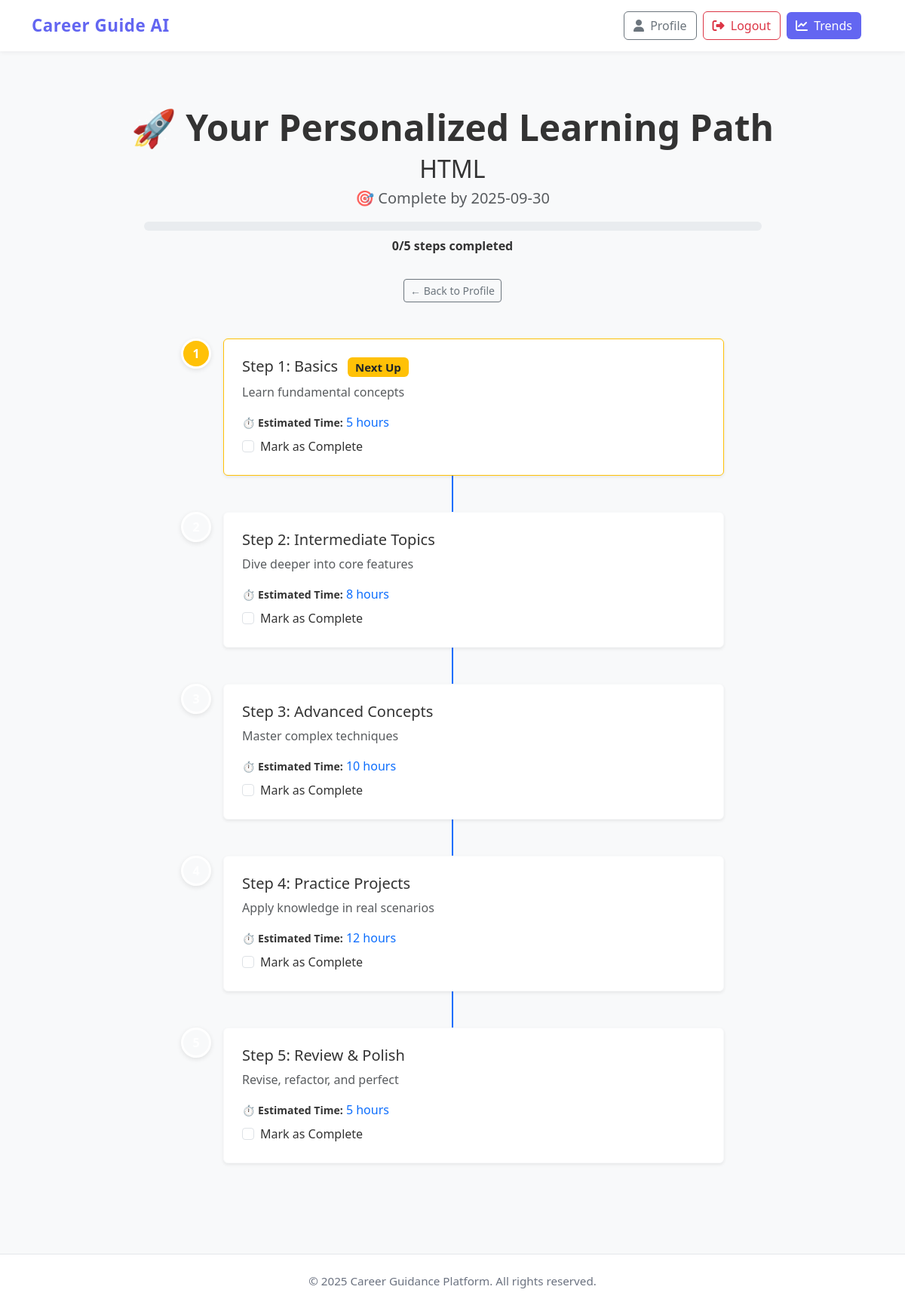
Screenshot of /learning_roadmap/7 (signed in) with the database file from the repository.
### tables this page shows
CREATE TABLE user_goals (
        id INTEGER PRIMARY KEY AUTOINCREMENT,
        user_id INTEGER NOT NULL,
        skill_name TEXT NOT NULL,
        target_date DATE,
        created_at DATETIME DEFAULT CURRENT_TIMESTAMP,
        status TEXT DEFAULT 'active',
        completed_at DATETIME
    );

CREATE TABLE user_roadmap_steps (
        id INTEGER PRIMARY KEY AUTOINCREMENT,
        goal_id INTEGER NOT NULL,
        step_title TEXT NOT NULL,
        description TEXT,
        estimated_hours INTEGER,
        order_index INTEGER,
        completed BOOLEAN DEFAULT 0,
        completed_at DATETIME,
        FOREIGN KEY(goal_id) REFERENCES user_goals(id) ON DELETE CASCADE
    );

### app.py (the view)
@app.route("/learning_roadmap/<int:goal_id>")
def learning_roadmap(goal_id):
    if "user_id" not in session:
        return redirect(url_for("login"))
    try:
        conn = sqlite3.connect(DB_PATH)
        c = conn.cursor()
        c.execute("""
            SELECT id, skill_name, target_date, status,
                   (SELECT COUNT(*) FROM user_roadmap_steps WHERE goal_id = user_goals.id) as total_steps,
                   (SELECT COUNT(*) FROM user_roadmap_steps WHERE goal_id = user_goals.id AND completed = 1) as completed_steps
            FROM user_goals
            WHERE id = ? AND user_id = ?
        """, (goal_id, session["user_id"]))
        goal_row = c.fetchone()
        if not goal_row:
            flash("Goal not found or access denied.", "error")
            return redirect(url_for("profile"))
        goal = {
            "id": goal_row[0],
            "skill_name": goal_row[1],
            "target_date": goal_row[2],
            "status": goal_row[3],
            "total_steps": goal_row[4],
            "completed_steps": goal_row[5],
            "progress_percent": int(goal_row[5] / goal_row[4] * 100) if goal_row[4] > 0 else 0
        }
        c.execute("""
            SELECT id, step_title, description, estimated_hours, completed
            FROM user_roadmap_steps
            WHERE goal_id = ?
            ORDER BY order_index
        """, (goal_id,))
        steps = []
        for row in c.fetchall():
            steps.append({
                "id": row[0],
                "step_title": row[1],
                "description": row[2],
                "estimated_hours": row[3],
                "completed": bool(row[4])
            })
        conn.close()
        return render_template("learning_roadmap.html", goal=goal, roadmap_steps=steps)
    except sqlite3.Error as e:
        print(f"Database error: {e}")
        flash("Error loading roadmap.", "error")
        return redirect(url_for("profile"))

### templates/learning_roadmap.html (shortened to what this page needs)
{% extends "layout.html" %}
{% block content %}
<div class="container py-5">
    <div class="text-center mb-5">
        <h1 class="display-5 fw-bold">🚀 Your Personalized Learning Path</h1>
        <h2 class="mb-1">{{ goal.skill_name }}</h2>
        <p class="lead text-muted">
            {% if goal.target_date %}🎯 Complete by {{ goal.target_date }}{% else %}📅 No deadline set{% endif %}
        </p>
        <div class="progress w-75 mx-auto mt-3" style="height: 12px; border-radius: 6px;">
        </div>
        <p class="mt-2"><strong>{{ goal.completed_steps }}/{{ goal.total_steps }} steps completed</strong></p>
        <a href="{{ url_for('profile') }}" class="btn btn-outline-secondary btn-sm mt-3">
            ← Back to Profile
        </a>
    </div>
    <div class="row justify-content-center">
        <div class="col-lg-8">
            <div class="position-relative">
                {% for step in roadmap_steps %}
                    {% set is_completed = step.completed %}
                    {% set is_current = not step.completed and loop.index0 == goal.completed_steps %}
                    {% set color_class = "bg-success" if is_completed else ("bg-warning" if is_current else "bg-light") %}
                    {% set icon = "✓" if is_completed else (loop.index if not is_completed else "") %}
                    <div class="d-flex mb-5 position-relative" style="z-index: 1;">
                        <div class="flex-shrink-0 me-3 d-flex align-items-center justify-content-center rounded-circle {{ color_class }} text-white" style="width: 40px; height: 40px; font-weight: bold; border: 3px solid white; box-shadow: 0 2px 6px rgba(0,0,0,0.1);">
                            {{ icon }}
                        </div>
                        <div class="flex-grow-1 bg-white p-4 rounded shadow-sm border {{ 'border-success' if is_completed else ('border-warning' if is_current else 'border-light') }}">
                            <h5 class="mb-2">
                                Step {{ loop.index }}: {{ step.step_title }}
                                {% if is_completed %}
                                    <span class="badge bg-success ms-2">Completed</span>
                                {% elif is_current %}
                                    <span class="badge bg-warning text-dark ms-2">Next Up</span>
                                {% endif %}
                            </h5>
                            <p class="text-muted mb-3">{{ step.description }}</p>
                            {% if step.estimated_hours %}
                                <p class="mb-2"><small class="fw-bold">⏱️ Estimated Time:</small> <span class="text-primary">{{ step.estimated_hours }} hours</span></p>
                            {% endif %}
                            <div class="form-check">
                                <input class="form-check-input step-checkbox" type="checkbox" data-step-id="{{ step.id }}" {% if step.completed %}checked{% endif %}>
                                <label class="form-check-label">
                                    {% if step.completed %}
                                        Completed ✓
                                    {% else %}
                                        Mark as Complete
                                    {% endif %}
                                </label>
                            </div>
                        </div>
                    </div>
                {% endfor %}
            </div>
        </div>
    </div>
</div>
{% endblock %}

### templates/layout.html (style rules this page uses)
body { font-family: 'Segoe UI', Tahoma, Geneva, Verdana, sans-serif; background-color: #f8f9fa; color: #333; }

### rows the page displays
user_goals: skill_name "HTML", target_date "2025-09-30"
user_roadmap_steps: order_index "1", step_title "Basics", shows "Next Up", description "Learn fundamental concepts", estimated_hours "5", shows "Mark as Complete"
user_roadmap_steps: step_title "Intermediate Topics", description "Dive deeper into core features", estimated_hours "8", shows "Mark as Complete"
user_roadmap_steps: step_title "Advanced Concepts", description "Master complex techniques", estimated_hours "10", shows "Mark as Complete"
user_roadmap_steps: step_title "Practice Projects", description "Apply knowledge in real scenarios", estimated_hours "12", shows "Mark as Complete"
user_roadmap_steps: step_title "Review & Polish", description "Revise, refactor, and perfect", estimated_hours "5", shows "Mark as Complete"

### other values shown
{{ goal.completed_steps }} "0"
{{ goal.total_steps }} "5"
